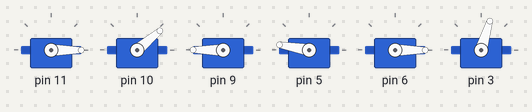
Bench run of a sketch on a simulated Arduino Uno, built with avr-gcc and run on an emulated ATmega328P. On the bench: 6 × servo.

Above: at 0.1 s.
At 6.4 s:
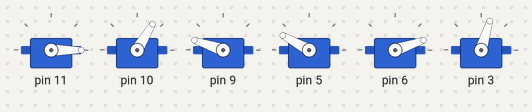
At 9.29 s:
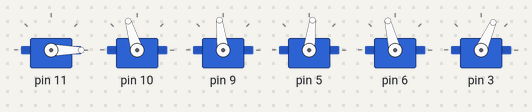
At 19.1 s:
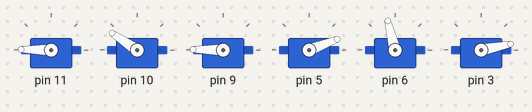
At 28.93 s:
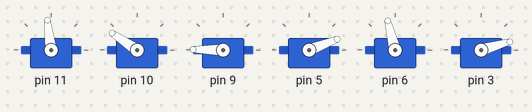
At 38.7 s:
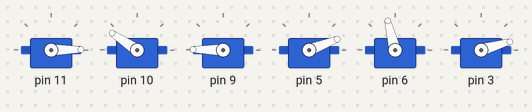
Timing chart, 0 to 40.0 s (numbered marks = the images above):
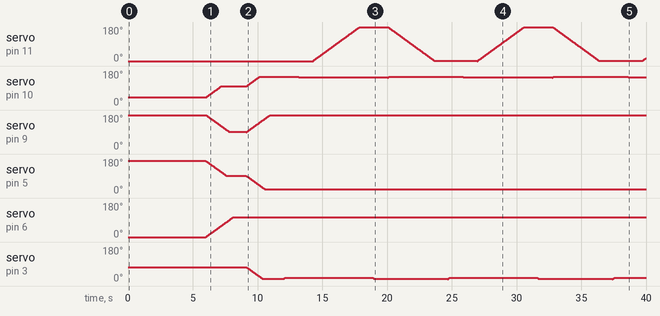

Measured:
- by itself, servo on pin 5: moves from 170° to 21° over 4.5 s

The sketch:

glassbraccio.ino
```cpp
/*
  simpleMovements.ino

 This  sketch simpleMovements shows how they move each servo motor of Braccio

 Created on 18 Nov 2015
 by Andrea Martino

 This example is in the public domain.
 */

#include <Braccio.h>
#include <Servo.h>

Servo base;
Servo shoulder;
Servo elbow;
Servo wrist_rot;
Servo wrist_ver;
Servo gripper;

void setup() {
  //Initialization functions and set up the initial position for Braccio
  //All the servo motors will be positioned in the "safety" position:
  //Base (M1):90 degrees
  //Shoulder (M2): 45 degrees
  //Elbow (M3): 180 degrees
  //Wrist vertical (M4): 180 degrees
  //Wrist rotation (M5): 90 degrees
  //gripper (M6): 10 degrees
  Braccio.begin();
   Braccio.ServoMovement(20,         0, 100, 90, 90, 105,  73); // Vertically align
  delay(1000);
}

void loop() {
   /*
   Step Delay: a milliseconds delay between the movement of each servo.  Allowed values from 10 to 30 msec.
   M1=base degrees. Allowed values from 0 to 180 degrees
   M2=shoulder degrees. Allowed values from 15 to 165 degrees
   M3=elbow degrees. Allowed values from 0 to 180 degrees
   M4=wrist vertical degrees. Allowed values from 0 to 180 degrees
   M5=wrist rotation degrees. Allowed values from 0 to 180 degrees
   M6=gripper degrees. Allowed values from 10 to 73 degrees. 10: the toungue is open, 73: the gripper is closed.
  */

                       //(step delay, M1, M2, M3, M4, M5, M6);
   Braccio.ServoMovement(20,         0, 150, 180, 20, 105,  10); //M3 drop down
   delay(1000);
   Braccio.ServoMovement(20,         0, 150, 180, 20,105,  17); //grip close
   delay(1000);
   Braccio.ServoMovement(20,         0, 145, 180, 20,105 ,  17); //M2 moves up by 30 deg
   delay(1000);
   Braccio.ServoMovement(20,         180, 145, 180, 20, 105,  17); // 180deg move
   delay(1000);
   Braccio.ServoMovement(20,         180, 145, 180, 20, 105,  10); //Grip again opens
   delay(1000);
}


  /* Braccio.ServoMovement(20,         0, 100, 150, 180,105 ,  73); //M2 tilts up
  delay(1000);
   Braccio.ServoMovement(20,         0, 100, 150, 180,105 ,  73); //M3 tilts up
   delay(1000);
   Braccio.ServoMovement(20,         180, 100, 150, 180, 105,  73); // 180deg move
   delay(1000);
   Braccio.ServoMovement(20,         180, 100, 150, 180, 105,  10); // Grip opens next side
   delay(1000);
   //Braccio.ServoMovement(20,         0, 100, 150, 180, 105,  10); //M drop down
   //delay(1000);
   Braccio.ServoMovement(20,         0, 100, 120, 140, 105,  10); //M4 drop down
   delay(1000);*/


   //Braccio.ServoMovement(20,         0, 160, 180, 0, 105,  73);
  // Braccio.ServoMovement(20,         180, 100, 30, 30, 105,  73); //M3 aligns horizontally + grip move(close)
   //delay(1000);

 /* Braccio.ServoMovement(20,         180, 100, 0, 30, 105,  73); //Grip closes
  delay(1000);
  //Braccio.ServoMovement(20,         60, 100, 0, 30, 105,  73);
  delay(1000);
  Braccio.ServoMovement(20,         180, 100, 0, 30, 105,  73); // 180deg move
  //delay(1000);
  //Braccio.ServoMovement(20,         180, 100, 0, 30, 105,  10); //Grip opens opp side
  //delay(1000);*/


  //delay(1000);
```
